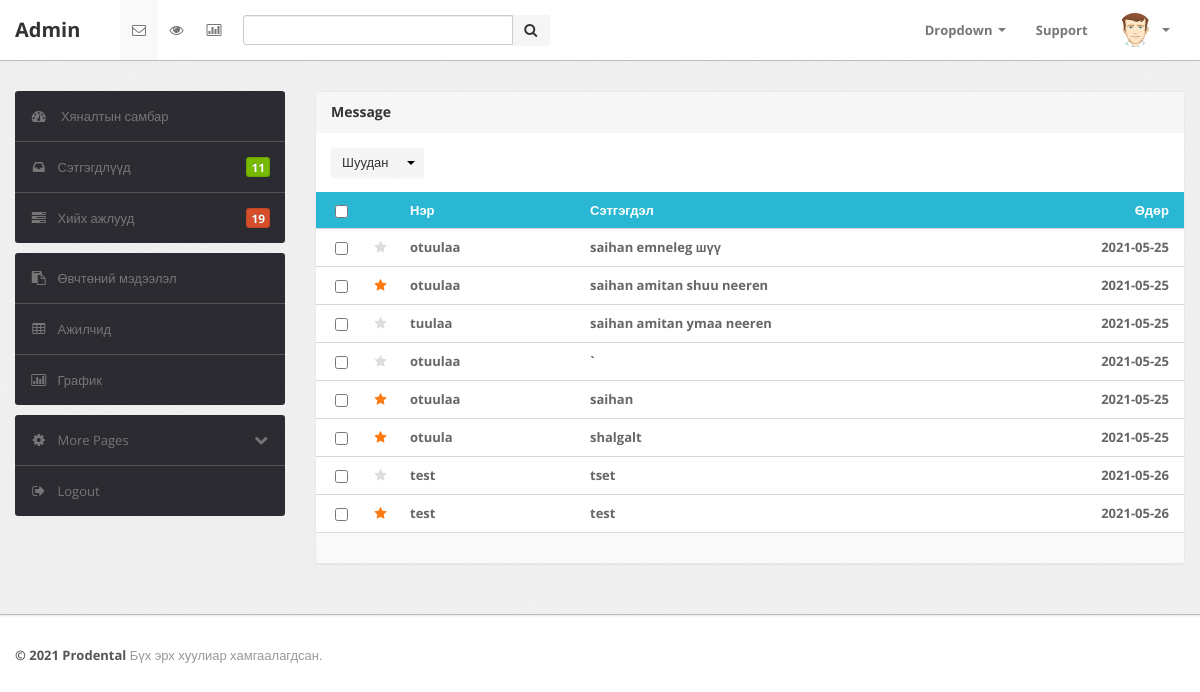
Page /admin/message.php (signed in) on the committed database.
### tables this page shows
CREATE TABLE `setgegdel` (
  `id` int(11) NOT NULL,
  `UserId` varchar(25) NOT NULL,
  `setgegdel` varchar(255) NOT NULL,
  `crdate` date NOT NULL DEFAULT current_timestamp()
);

### admin/message.php (the view, shortened to what this page needs)
<?php
include "header.php";
?>
  <div class="span9">
                        <div class="content">
                            <div class="module message">
                                <div class="module-head">
                                    <h3>
                                        Message</h3>
                                </div>
                                <div class="module-option clearfix">
                                    <div class="pull-left">
                                        <div class="btn-group">
                                            <button class="btn">
                                                Шуудан</button>
                                            <button class="btn dropdown-toggle" data-toggle="dropdown">
                                                <span class="caret"></span>
                                            </button>
                                        </div>
                                    </div>
                                </div>
                                <div class="module-body table">
                                    <table class="table table-message">
                                        <tbody>
                                            <tr class="heading">
                                                <td class="cell-check">
                                                    <input type="checkbox" class="inbox-checkbox">
                                                </td>
                                                <td class="cell-icon">
                                                </td>
                                                <td class="cell-author hidden-phone hidden-tablet">
                                                    Нэр
                                                </td>
                                                <td class="cell-title">
                                                    Сэтгэгдэл
                                                </td>
                                                <td class="cell-time align-right">
                                                    Өдөр
                                                </td>
                                            </tr>
                                            <?php
                                            include "./php/config.php";
                                            $sql = mysqli_query($conn,"SELECT * FROM setgegdel");
                                            if(mysqli_num_rows($sql) >0){
                                                while($row = mysqli_fetch_assoc($sql)){
                                                    if($row['id'] %2 ==0){
                                                        echo ' <tr class="unread starred">
                                                                <td class="cell-check">
                                                                <input type="checkbox" class="inbox-checkbox">
                                                                </td>
                                                                <td class="cell-icon">
                                                                <i class="icon-star"></i>
                                                                </td>
                                                                <td class="cell-author hidden-phone hidden-tablet">
                                                            '.$row['UserId'].'
                                                        </td>
                                                        <td class="cell-title">
                                                            '.$row['setgegdel'].'
                                                        </td>
                                                        <td class="cell-icon hidden-phone hidden-tablet">
                                                            <i class="icon-paper-clip-no"></i>
                                                        </td>
                                                        <td class="cell-time align-right">'.$row['crdate'].'</td>
                                                    </tr>';
                                                    }else{
                                                        echo ' <tr class="unread">
                                                                <td class="cell-check">
                                                                <input type="checkbox" class="inbox-checkbox">
                                                                </td>
                                                                <td class="cell-icon">
                                                                <i class="icon-star"></i>
                                                                </td>
                                                                <td class="cell-author hidden-phone hidden-tablet">'.$row['UserId'].'</td>
                                                        <td class="cell-title">'.$row['setgegdel'].'</td>
                                                        <td class="cell-icon hidden-phone hidden-tablet">
                                                            <i class="icon-paper-clip-no"></i>
                                                        </td>
                                                        <td class="cell-time align-right">'.$row['crdate'].'</td>
                                                        </tr>';
                                                    }
                                                }
                                            }else{ echo '<tr class="unread>
                                                        <td class="cell-check">Setgegdel alga baina</td>';
                                            }
                                            ?>
                                        </tbody>
                                    </table>
                                </div>
                                <div class="module-foot">
                                </div>
                            </div>
                        </div>
                    </div>
                </div>
            </div>
        </div>
<?php
include "footer.php"
?>

### admin/header.php (shortened to what this page needs)
<!DOCTYPE html>
<html lang="en">
<head>
    <head>
        <link type="text/css" href="bootstrap/css/bootstrap.min.css" rel="stylesheet">
        <link type="text/css" href="bootstrap/css/bootstrap-responsive.min.css" rel="stylesheet">
        <link type="text/css" href="css/theme.css" rel="stylesheet">
        <link type="text/css" href="images/icons/css/font-awesome.css" rel="stylesheet">
    </head>
    <body>
        <div class="navbar navbar-fixed-top">
            <div class="navbar-inner">
                <div class="container">
                        <a class="brand" href="index.html">Admin</a>
                    <div class="nav-collapse collapse navbar-inverse-collapse">
                        <ul class="nav nav-icons">
                            <li class="active"><a href="#"><i class="icon-envelope"></i></a></li>
                            <li><a href="#"><i class="icon-eye-open"></i></a></li>
                            <li><a href="#"><i class="icon-bar-chart"></i></a></li>
                        </ul>
                        <form class="navbar-search pull-left input-append" action="#">
                        <input type="text" class="span3">
                        <button class="btn" type="button">
                            <i class="icon-search"></i>
                        </button>
                        </form>
                        <ul class="nav pull-right">
                            <li class="dropdown"><a href="#" class="dropdown-toggle" data-toggle="dropdown">Dropdown
                                <b class="caret"></b></a>
                            </li>
                            <li><a href="#">Support </a></li>
                            <li class="nav-user dropdown"><a href="#" class="dropdown-toggle" data-toggle="dropdown">
                                <img src="images/user.png" class="nav-avatar" />
                                <b class="caret"></b></a>
                            </li>
                        </ul>
                    </div>
                </div>
            </div>
        </div>
        <div class="wrapper">
            <div class="container">
                <div class="row">
                    <div class="span3">
                        <div class="sidebar">
                            <ul class="widget widget-menu unstyled">
                            <li class="active">
								<a href="index.php">
									<i class="menu-icon icon-dashboard"></i>
									Хяналтын самбар
								</a>
							</li>
                                <li><a href="message.php"><i class="menu-icon icon-inbox"></i>Сэтгэгдлүүд <b class="label green pull-right">
                                    11</b> </a></li>
                                <li><a href="task.php"><i class="menu-icon icon-tasks"></i>Хийх ажлууд <b class="label orange pull-right">
                                    19</b> </a></li>
                            </ul>
                            <ul class="widget widget-menu unstyled">
                                <li><a href="form.php"><i class="menu-icon icon-paste"></i>Өвчтөний мэдээлэл </a></li>
                                <li><a href="table.php"><i class="menu-icon icon-table"></i>Ажилчид </a></li>
                                <li><a href="charts.php"><i class="menu-icon icon-bar-chart"></i>График </a></li>
                            </ul>
                            <ul class="widget widget-menu unstyled">
                                <li><a class="collapsed" data-toggle="collapse" href="#togglePages"><i class="menu-icon icon-cog">
                                </i><i class="icon-chevron-down pull-right"></i>More Pages </a>
                                </li>
                                <li><a href="./php/logout.php?logout_id=<?= $_SESSION['unique_id']; ?>"><i class="menu-icon icon-signout"></i>Logout </a></li>
                            </ul>
                        </div>
                    </div>

### admin/footer.php (shortened to what this page needs)
<div class="footer">
            <div class="container">
                <b class="copyright">&copy; 2021 Prodental </b> Бүх эрх хуулиар хамгаалагдсан.
            </div>
        </div>
    </body>
</html>

### rows in the picture
setgegdel: UserId "otuulaa", setgegdel "saihan emneleg шүү", crdate "2021-05-25"
setgegdel: UserId "otuulaa", setgegdel "saihan amitan shuu neeren", crdate "2021-05-25"
setgegdel: UserId "tuulaa", setgegdel "saihan amitan ymaa neeren", crdate "2021-05-25"
setgegdel: UserId "otuulaa", setgegdel "`", crdate "2021-05-25"
setgegdel: UserId "otuulaa", setgegdel "saihan", crdate "2021-05-25"
setgegdel: UserId "otuula", setgegdel "shalgalt", crdate "2021-05-25"
setgegdel: UserId "test", setgegdel "tset", crdate "2021-05-26"
setgegdel: UserId "test", setgegdel "test", crdate "2021-05-26"
